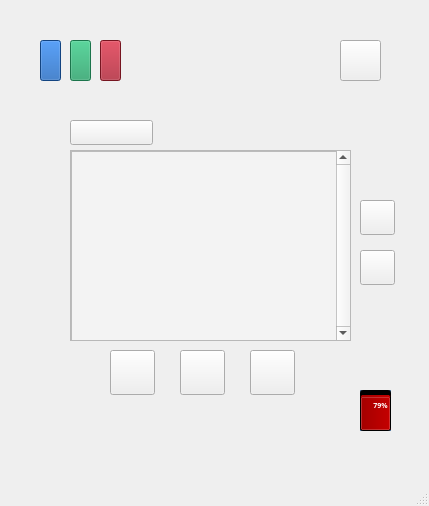
<?xml version="1.0" encoding="UTF-8"?>
<ui version="4.0">
 <class>MainWindow</class>
 <widget class="QMainWindow" name="MainWindow">
  <property name="geometry">
   <rect>
    <x>0</x>
    <y>0</y>
    <width>429</width>
    <height>506</height>
   </rect>
  </property>
  <property name="sizePolicy">
   <sizepolicy hsizetype="Fixed" vsizetype="Fixed">
    <horstretch>10</horstretch>
    <verstretch>10</verstretch>
   </sizepolicy>
  </property>
  <property name="font">
   <font>
    <pointsize>10</pointsize>
   </font>
  </property>
  <property name="windowTitle">
   <string>MainWindow</string>
  </property>
  <widget class="QWidget" name="centralwidget">
   <widget class="QPushButton" name="Button_Menu">
    <property name="geometry">
     <rect>
      <x>70</x>
      <y>120</y>
      <width>83</width>
      <height>25</height>
     </rect>
    </property>
    <property name="styleSheet">
     <string notr="true">border-image: url(&quot;:/myImage/menu.png&quot;);</string>
    </property>
    <property name="text">
     <string/>
    </property>
   </widget>
   <widget class="QPushButton" name="Button_Stop">
    <property name="geometry">
     <rect>
      <x>250</x>
      <y>350</y>
      <width>45</width>
      <height>45</height>
     </rect>
    </property>
    <property name="styleSheet">
     <string notr="true">border-image: url(&quot;:/myImage/stop.png&quot;);</string>
    </property>
    <property name="text">
     <string/>
    </property>
   </widget>
   <widget class="QWidget" name="programViewWidget" native="true">
    <property name="geometry">
     <rect>
      <x>70</x>
      <y>150</y>
      <width>281</width>
      <height>191</height>
     </rect>
    </property>
    <property name="styleSheet">
     <string notr="true">background-color: rgb(255, 255, 255);
color: rgb(255, 255, 255);</string>
    </property>
   </widget>
   <widget class="QPushButton" name="Button_Pause">
    <property name="geometry">
     <rect>
      <x>110</x>
      <y>350</y>
      <width>45</width>
      <height>45</height>
     </rect>
    </property>
    <property name="styleSheet">
     <string notr="true">border-image: url(&quot;:/myImage/pause.png&quot;);</string>
    </property>
    <property name="text">
     <string/>
    </property>
   </widget>
   <widget class="QPushButton" name="Button_Start">
    <property name="geometry">
     <rect>
      <x>180</x>
      <y>350</y>
      <width>45</width>
      <height>45</height>
     </rect>
    </property>
    <property name="styleSheet">
     <string notr="true">border-image: url(&quot;:/myImage/start.png&quot;);</string>
    </property>
    <property name="text">
     <string/>
    </property>
   </widget>
   <widget class="QPushButton" name="Light_Blue">
    <property name="geometry">
     <rect>
      <x>40</x>
      <y>40</y>
      <width>21</width>
      <height>41</height>
     </rect>
    </property>
    <property name="styleSheet">
     <string notr="true">background-color: rgb(26, 95, 180);</string>
    </property>
    <property name="text">
     <string/>
    </property>
   </widget>
   <widget class="QPushButton" name="Button_Direction_Up">
    <property name="geometry">
     <rect>
      <x>360</x>
      <y>200</y>
      <width>35</width>
      <height>35</height>
     </rect>
    </property>
    <property name="styleSheet">
     <string notr="true">border-image: url(&quot;:/myImage/up.png&quot;);</string>
    </property>
    <property name="text">
     <string/>
    </property>
   </widget>
   <widget class="QPushButton" name="Button_Direction_Down">
    <property name="geometry">
     <rect>
      <x>360</x>
      <y>250</y>
      <width>35</width>
      <height>35</height>
     </rect>
    </property>
    <property name="styleSheet">
     <string notr="true">border-image: url(&quot;:/myImage/down.png&quot;);</string>
    </property>
    <property name="text">
     <string/>
    </property>
   </widget>
   <widget class="QPushButton" name="Light_Green">
    <property name="geometry">
     <rect>
      <x>70</x>
      <y>40</y>
      <width>21</width>
      <height>41</height>
     </rect>
    </property>
    <property name="styleSheet">
     <string notr="true">background-color: rgb(38, 162, 105);</string>
    </property>
    <property name="text">
     <string/>
    </property>
   </widget>
   <widget class="QPushButton" name="Light_Red">
    <property name="geometry">
     <rect>
      <x>100</x>
      <y>40</y>
      <width>21</width>
      <height>41</height>
     </rect>
    </property>
    <property name="styleSheet">
     <string notr="true">background-color: rgb(165, 29, 45);</string>
    </property>
    <property name="text">
     <string/>
    </property>
   </widget>
   <widget class="QListWidget" name="mainMenuListView">
    <property name="geometry">
     <rect>
      <x>70</x>
      <y>150</y>
      <width>281</width>
      <height>191</height>
     </rect>
    </property>
    <property name="sizePolicy">
     <sizepolicy hsizetype="Expanding" vsizetype="Expanding">
      <horstretch>50</horstretch>
      <verstretch>50</verstretch>
     </sizepolicy>
    </property>
    <property name="font">
     <font>
      <pointsize>25</pointsize>
     </font>
    </property>
    <property name="contextMenuPolicy">
     <enum>Qt::NoContextMenu</enum>
    </property>
    <property name="styleSheet">
     <string notr="true">border-bottom-right-radius: 12px;
border-bottom-left-radius: 12px;
background-color: rgb(243, 243, 243);
color: rgb(0, 0, 0);
selection-background-color: rgb(122, 0, 0)</string>
    </property>
    <property name="verticalScrollBarPolicy">
     <enum>Qt::ScrollBarAlwaysOff</enum>
    </property>
    <property name="horizontalScrollBarPolicy">
     <enum>Qt::ScrollBarAlwaysOff</enum>
    </property>
    <property name="uniformItemSizes">
     <bool>false</bool>
    </property>
    <property name="wordWrap">
     <bool>true</bool>
    </property>
    <property name="selectionRectVisible">
     <bool>false</bool>
    </property>
    <property name="currentRow">
     <number>-1</number>
    </property>
   </widget>
   <widget class="QFrame" name="statusBarQFrame">
    <property name="geometry">
     <rect>
      <x>360</x>
      <y>390</y>
      <width>31</width>
      <height>41</height>
     </rect>
    </property>
    <property name="styleSheet">
     <string notr="true">background-color: rgb(114, 159, 207);</string>
    </property>
    <property name="frameShape">
     <enum>QFrame::StyledPanel</enum>
    </property>
    <property name="frameShadow">
     <enum>QFrame::Raised</enum>
    </property>
    <widget class="QProgressBar" name="batteryLevelBar">
     <property name="geometry">
      <rect>
       <x>0</x>
       <y>0</y>
       <width>31</width>
       <height>41</height>
      </rect>
     </property>
     <property name="font">
      <font>
       <family>Ubuntu Mono</family>
       <pointsize>5</pointsize>
       <weight>75</weight>
       <italic>false</italic>
       <bold>true</bold>
       <kerning>true</kerning>
      </font>
     </property>
     <property name="autoFillBackground">
      <bool>false</bool>
     </property>
     <property name="styleSheet">
      <string notr="true">selection-background-color: rgb(164, 0, 0);
background-color: rgb(0, 0, 0);</string>
     </property>
     <property name="minimum">
      <number>0</number>
     </property>
     <property name="value">
      <number>79</number>
     </property>
     <property name="alignment">
      <set>Qt::AlignLeading|Qt::AlignLeft|Qt::AlignVCenter</set>
     </property>
     <property name="textVisible">
      <bool>true</bool>
     </property>
     <property name="orientation">
      <enum>Qt::Vertical</enum>
     </property>
     <property name="invertedAppearance">
      <bool>false</bool>
     </property>
     <property name="format">
      <string>%p%</string>
     </property>
    </widget>
   </widget>
   <widget class="QPushButton" name="pushButton">
    <property name="geometry">
     <rect>
      <x>340</x>
      <y>40</y>
      <width>41</width>
      <height>41</height>
     </rect>
    </property>
    <property name="styleSheet">
     <string notr="true">border-image: url(&quot;:/myImage/powerButton.png&quot;)</string>
    </property>
    <property name="text">
     <string/>
    </property>
   </widget>
   <widget class="QScrollArea" name="scrollArea">
    <property name="geometry">
     <rect>
      <x>70</x>
      <y>150</y>
      <width>281</width>
      <height>191</height>
     </rect>
    </property>
    <property name="verticalScrollBarPolicy">
     <enum>Qt::ScrollBarAlwaysOn</enum>
    </property>
    <property name="horizontalScrollBarPolicy">
     <enum>Qt::ScrollBarAsNeeded</enum>
    </property>
    <property name="widgetResizable">
     <bool>true</bool>
    </property>
    <widget class="QWidget" name="scrollAreaWidgetContents">
     <property name="geometry">
      <rect>
       <x>0</x>
       <y>0</y>
       <width>265</width>
       <height>189</height>
      </rect>
     </property>
     <widget class="QGraphicsView" name="List_View">
      <property name="geometry">
       <rect>
        <x>0</x>
        <y>0</y>
        <width>281</width>
        <height>191</height>
       </rect>
      </property>
      <property name="font">
       <font>
        <pointsize>10</pointsize>
       </font>
      </property>
      <property name="styleSheet">
       <string notr="true">background-color: rgb(243, 243, 243);</string>
      </property>
     </widget>
    </widget>
   </widget>
   <zorder>mainMenuListView</zorder>
   <zorder>Button_Menu</zorder>
   <zorder>Button_Stop</zorder>
   <zorder>Button_Pause</zorder>
   <zorder>Button_Start</zorder>
   <zorder>Light_Blue</zorder>
   <zorder>Button_Direction_Up</zorder>
   <zorder>Button_Direction_Down</zorder>
   <zorder>Light_Green</zorder>
   <zorder>Light_Red</zorder>
   <zorder>programViewWidget</zorder>
   <zorder>statusBarQFrame</zorder>
   <zorder>pushButton</zorder>
   <zorder>scrollArea</zorder>
  </widget>
  <widget class="QMenuBar" name="menubar">
   <property name="geometry">
    <rect>
     <x>0</x>
     <y>0</y>
     <width>429</width>
     <height>22</height>
    </rect>
   </property>
  </widget>
  <widget class="QStatusBar" name="statusbar"/>
 </widget>
 <resources/>
 <connections>
  <connection>
   <sender>Button_Menu</sender>
   <signal>released()</signal>
   <receiver>MainWindow</receiver>
   <slot>setFocus()</slot>
   <hints>
    <hint type="sourcelabel">
     <x>131</x>
     <y>154</y>
    </hint>
    <hint type="destinationlabel">
     <x>227</x>
     <y>287</y>
    </hint>
   </hints>
  </connection>
  <connection>
   <sender>Button_Direction_Up</sender>
   <signal>released()</signal>
   <receiver>MainWindow</receiver>
   <slot>setFocus()</slot>
   <hints>
    <hint type="sourcelabel">
     <x>377</x>
     <y>239</y>
    </hint>
    <hint type="destinationlabel">
     <x>220</x>
     <y>287</y>
    </hint>
   </hints>
  </connection>
  <connection>
   <sender>Button_Direction_Down</sender>
   <signal>released()</signal>
   <receiver>MainWindow</receiver>
   <slot>setFocus()</slot>
   <hints>
    <hint type="sourcelabel">
     <x>377</x>
     <y>289</y>
    </hint>
    <hint type="destinationlabel">
     <x>220</x>
     <y>287</y>
    </hint>
   </hints>
  </connection>
  <connection>
   <sender>pushButton</sender>
   <signal>released()</signal>
   <receiver>MainWindow</receiver>
   <slot>setFocus()</slot>
   <hints>
    <hint type="sourcelabel">
     <x>370</x>
     <y>77</y>
    </hint>
    <hint type="destinationlabel">
     <x>214</x>
     <y>252</y>
    </hint>
   </hints>
  </connection>
 </connections>
</ui>
